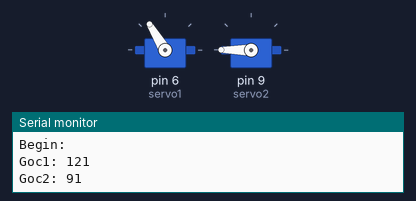
The sketch below on a simulated Arduino Uno, built with avr-gcc and run on an emulated ATmega328P. Parts: 2 × servo, the last lines printed to the serial monitor.

Above: at 0.05 s.
At 1.75 s:
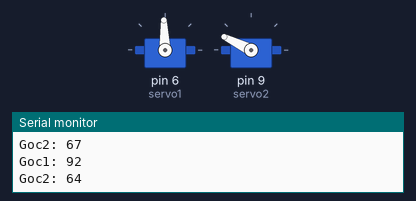
At 3.5 s:
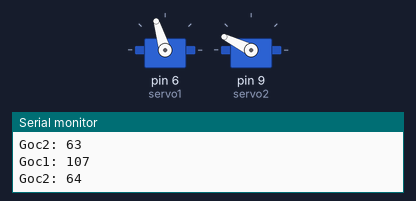
At 8.5 s:
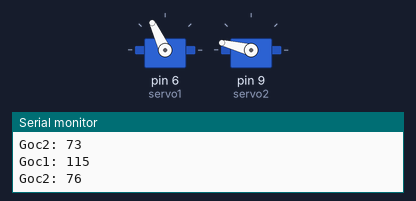
Timing chart, 0 to 12.9 s (numbered marks = the images above):
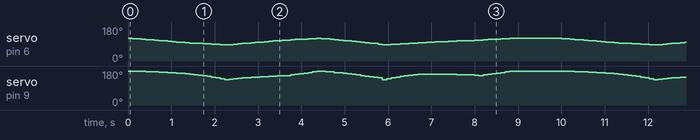

The sketch:

canhtayrobot_2bac.ino
```cpp
#include <math.h>
#include <Servo.h>
Servo servo1;
Servo servo2;
float x;
float y;
float l1 = 14;
float l2 = 14;
float theta1, theta2;

void setup() {
  Serial.begin(9600);
  servo1.attach(6);
  servo2.attach(9);
  Serial.println("Begin:");
}

float tinhTheta2 (float x, float y)
{
  theta2 = (acos((x*x + y*y- l1 * l1 - l2 * l2) / (2 * l1 * l2)));
  return theta2;
}

float tinhTheta1(float x, float y, float theta2)
{
    return (atan2(y,x) + atan2(l2 * sin(theta2), l1 + l2 * cos(theta2)));
}

void diChuyenNgang(float x0, float y0, float x1, float y1)
{
  while (x0 != x1)
  {
    theta2 = tinhTheta2(x0, y0);

    theta1 = tinhTheta1(x0, y0, theta2);

    if (x0 > x1)
    {
        x0 -= 0.5;
    }

    if (x0 < x1)
    {
        x0 += 0.5;
    }


  Serial.print("Goc1: ");
  Serial.println(round(theta1*(180/PI)));

  servo1.write(round(theta1*(180/PI)));

  Serial.print("Goc2: ");
  Serial.println(round(theta2*(180/PI)));

  servo2.write(round(theta2*(180/PI))+90);

  delay(100);
  }
}

void diChuyenDoc(float x0, float y0, float x1, float y1)
{
    while (y0 != y1)
  {
    theta2 = tinhTheta2(x0, y0);

    theta1 = tinhTheta1(x0, y0, theta2);

    if (y0 > y1)
    {
        y0 -= 0.5;
    }

    if (y0 < y1)
    {
        y0 += 0.5;
    }

  Serial.print("Goc1: ");
  Serial.println(round(theta1*(180/PI)));

  servo1.write(round(theta1*(180/PI)));

  Serial.print("Goc2: ");
  Serial.println(round(theta2*(180/PI)));

  servo2.write(round(theta2*(180/PI)) + 90);

  delay(100);
  }
}

void diChuyenCheo(float x0, float y0, float x1, float y1) {
  float deltaX = x1 - x0; // Độ chênh lệch giữa tọa độ X của hai điểm
  float deltaY = y1 - y0; // Độ chênh lệch giữa tọa độ Y của hai điểm
  float step = 0.5; // Bước nhảy

  // Tính góc của đường chéo
  float angle = atan2(deltaY, deltaX);

  for (int i = 0 ; i < 14 ; i++)
  {
    // Tính toán tọa độ mới dựa trên bước nhảy và góc của đường chéo
    x0 += cos(angle) * step;
    y0 += sin(angle) * step;

    theta2 = tinhTheta2(x0, y0);

    theta1 = tinhTheta1(x0, y0, theta2);

    servo1.write(round(theta1 * (180 / PI)));
    servo2.write(round(theta2 * (180 / PI)) + 90);

    // Đợi một khoảng thời gian trước khi di chuyển đến vị trí tiếp theo
    delay(100);
  }
}


void loop() {

  //ve hinh chu nhat
  diChuyenNgang(5, 19, 12, 19);
  diChuyenDoc(12, 19, 12, 23);
  diChuyenNgang(12, 23, 5, 23);
  diChuyenDoc(5, 23 , 5, 19);
  diChuyenCheo(5, 19, 12, 23);
  diChuyenDoc(12, 23 , 12, 19);
  diChuyenCheo(12, 19, 5, 23);
  diChuyenDoc(5, 23 , 5, 19);

  delay(1000);

}
```

Measured:
- by itself, servo on pin 6 (servo1): moves between 85° and 121°, repeating every 9.9 s
- by itself, servo on pin 9 (servo2): moves between 134° and 180°, repeating every 9.9 s
